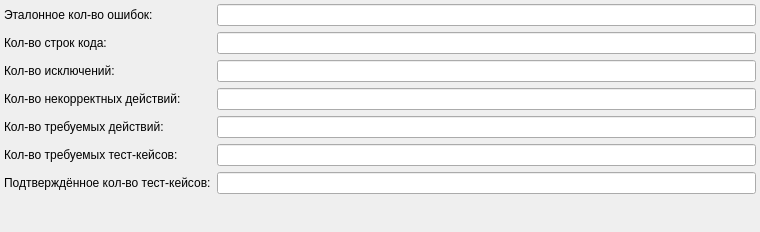
<?xml version="1.0" encoding="UTF-8"?>
<ui version="4.0">
 <class>ProjectSettingsDialog</class>
 <widget class="QDialog" name="ProjectSettingsDialog">
  <property name="geometry">
   <rect>
    <x>0</x>
    <y>0</y>
    <width>760</width>
    <height>232</height>
   </rect>
  </property>
  <property name="maximumSize">
   <size>
    <width>16777215</width>
    <height>16777215</height>
   </size>
  </property>
  <property name="windowTitle">
   <string>Настройки</string>
  </property>
  <layout class="QFormLayout" name="formLayout">
   <property name="leftMargin">
    <number>4</number>
   </property>
   <property name="topMargin">
    <number>4</number>
   </property>
   <property name="rightMargin">
    <number>4</number>
   </property>
   <property name="bottomMargin">
    <number>4</number>
   </property>
   <item row="0" column="0">
    <widget class="QLabel" name="label">
     <property name="text">
      <string>Эталонное кол-во ошибок:</string>
     </property>
    </widget>
   </item>
   <item row="0" column="1">
    <widget class="QLineEdit" name="_editReferenceNumberOfErrors"/>
   </item>
   <item row="1" column="0">
    <widget class="QLabel" name="label_2">
     <property name="text">
      <string>Кол-во строк кода:</string>
     </property>
    </widget>
   </item>
   <item row="1" column="1">
    <widget class="QLineEdit" name="_editCodeLines"/>
   </item>
   <item row="2" column="0">
    <widget class="QLabel" name="label_3">
     <property name="text">
      <string>Кол-во исключений:</string>
     </property>
    </widget>
   </item>
   <item row="4" column="0">
    <widget class="QLabel" name="label_4">
     <property name="text">
      <string>Кол-во некорректных действий:</string>
     </property>
    </widget>
   </item>
   <item row="4" column="1">
    <widget class="QLineEdit" name="_editIncorrectActions"/>
   </item>
   <item row="5" column="0">
    <widget class="QLabel" name="label_5">
     <property name="text">
      <string>Кол-во требуемых действий:</string>
     </property>
    </widget>
   </item>
   <item row="5" column="1">
    <widget class="QLineEdit" name="_editRequiredActions"/>
   </item>
   <item row="2" column="1">
    <widget class="QLineEdit" name="_editExceptions"/>
   </item>
   <item row="6" column="0">
    <widget class="QLabel" name="label_6">
     <property name="text">
      <string>Кол-во требуемых тест-кейсов:</string>
     </property>
    </widget>
   </item>
   <item row="7" column="0">
    <widget class="QLabel" name="label_7">
     <property name="text">
      <string>Подтверждённое кол-во тест-кейсов:</string>
     </property>
    </widget>
   </item>
   <item row="6" column="1">
    <widget class="QLineEdit" name="_editNeedTestCase"/>
   </item>
   <item row="7" column="1">
    <widget class="QLineEdit" name="_editCreatedTestCase"/>
   </item>
  </layout>
 </widget>
 <resources/>
 <connections/>
</ui>
